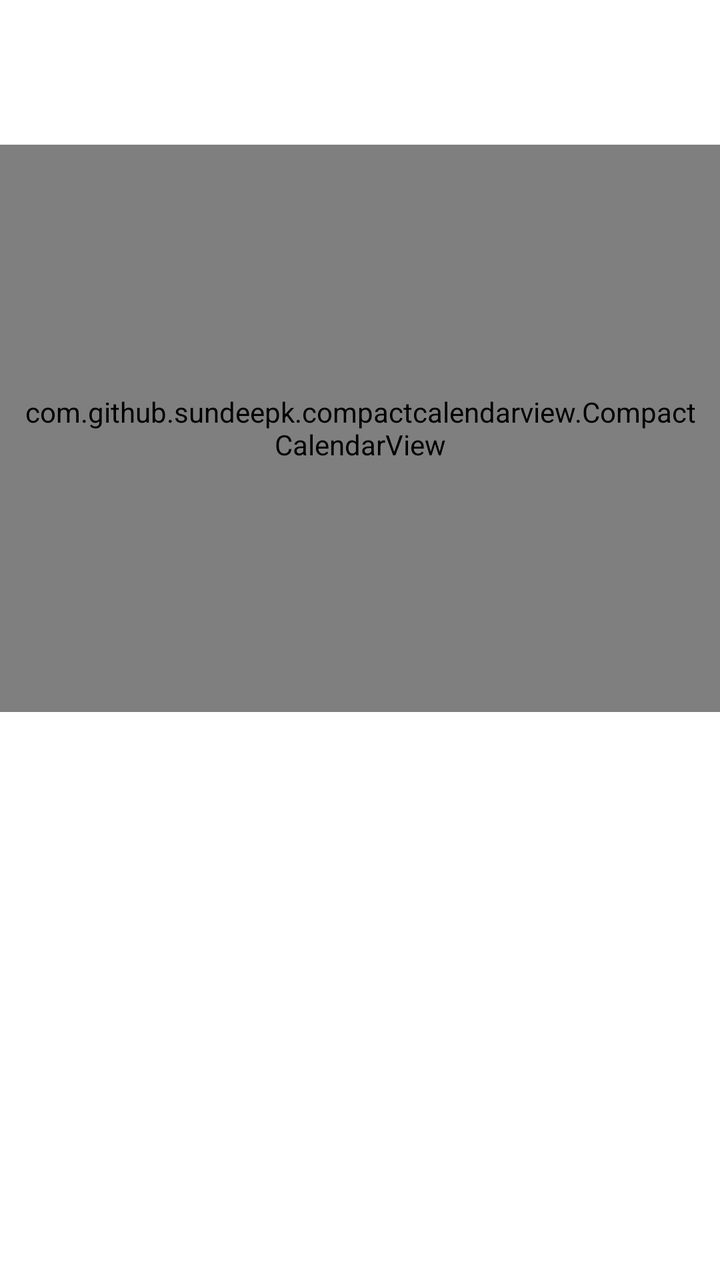
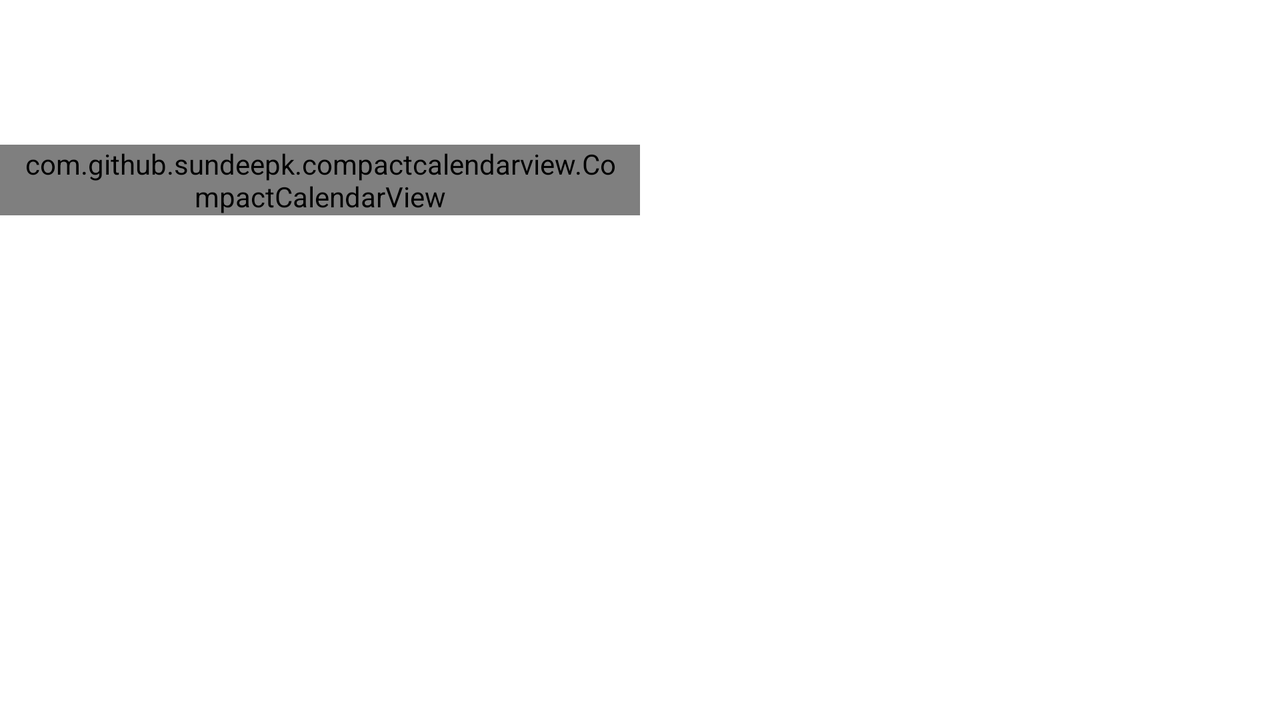

Two renders of one Android screen. The first uses the default layout on a phone; the second uses the alternative layout the repository ships for a different screen configuration, on a matching device. The two XML files are below.
<!-- AndroidManifest.xml: application theme AppTheme -->
<!-- res/layout/calendar.xml -->
<?xml version="1.0" encoding="utf-8"?>
<LinearLayout xmlns:android="http://schemas.android.com/apk/res/android"
    xmlns:tools="http://schemas.android.com/tools"
    android:layout_width="match_parent"
    xmlns:app="http://schemas.android.com/apk/res-auto"
    android:background="@color/White"
    android:layout_height="match_parent"
    android:orientation="vertical"
    tools:context=".Calendar">
    <TextView
        android:id="@+id/tv"
        android:layout_width="match_parent"
        android:layout_height="wrap_content"
        android:background="@color/White"
        android:layout_marginTop="20dp"
        android:layout_marginBottom="20dp"
        android:fontFamily="sans-serif"
        android:gravity="center"
        android:textColor="@color/colorPrimary"
        android:textSize="24sp"
        android:textStyle="bold" />
    <com.github.sundeepk.compactcalendarview.CompactCalendarView
        xmlns:app="http://schemas.android.com/apk/res-auto"
        android:id="@+id/calendar"
        android:layout_width="fill_parent"
        android:paddingRight="10dp"
        android:paddingLeft="10dp"
        android:layout_height="0dp"
        android:layout_weight="4"
        app:compactCalendarTargetHeight="250dp"
        app:compactCalendarTextSize="12sp"
        app:compactCalendarBackgroundColor="@color/White"
        app:compactCalendarTextColor="@color/Black"
        app:compactCalendarCurrentSelectedDayBackgroundColor="@color/colorPrimary"
        app:compactCalendarCurrentDayBackgroundColor="@color/White"
        app:compactCalendarMultiEventIndicatorColor="@color/colorPrimary" />
    <LinearLayout
        android:layout_width="match_parent"
        android:layout_height="0dp"
        android:orientation="vertical"
        android:layout_weight="4">
        <androidx.recyclerview.widget.RecyclerView
            android:id="@+id/list"
            android:layout_width="match_parent"
            android:layout_height="match_parent"/>
    </LinearLayout>
</LinearLayout>
<!-- resources referenced by this layout -->
<resources>
  <color name="Black">#000000</color>
  <color name="White">#FFFFFF</color>
  <color name="colorPrimary">#448AFF</color>
  <style name="AppTheme" parent="Theme.AppCompat.Light.DarkActionBar">
          
          <item name="colorPrimary">@color/colorPrimary</item>
          <item name="colorPrimaryDark">@color/colorPrimaryDark</item>
          <item name="colorAccent">@color/colorAccent</item>
      </style>
  <color name="colorPrimaryDark">#005ecb</color>
  <color name="colorAccent">#03DAC5</color>
</resources>
<!-- res/layout-land/calendar.xml (the repository's variant of the layout above) -->
<!-- drawn on the phone turned sideways -->
<?xml version="1.0" encoding="utf-8"?>
<LinearLayout xmlns:android="http://schemas.android.com/apk/res/android"
    xmlns:tools="http://schemas.android.com/tools"
    android:layout_width="match_parent"
    xmlns:app="http://schemas.android.com/apk/res-auto"
    android:background="@color/White"
    android:layout_height="match_parent"
    android:orientation="horizontal"
    tools:context=".Screens.Calendar">
    <LinearLayout
        android:layout_width="0dp"
        android:orientation="vertical"
        android:layout_weight="4"
        android:layout_height="match_parent">
    <TextView
        android:id="@+id/tv"
        android:layout_width="match_parent"
        android:layout_height="wrap_content"
        android:background="@color/White"
        android:layout_marginTop="20dp"
        android:layout_marginBottom="20dp"
        android:fontFamily="sans-serif"
        android:gravity="center"
        android:textColor="@color/colorPrimary"
        android:textSize="24sp"
        android:textStyle="bold" />
    <com.github.sundeepk.compactcalendarview.CompactCalendarView
        xmlns:app="http://schemas.android.com/apk/res-auto"
        android:id="@+id/calendar"
        android:layout_width="match_parent"
        android:paddingRight="10dp"
        android:paddingLeft="10dp"
        android:layout_height="wrap_content"
        app:compactCalendarTargetHeight="250dp"
        app:compactCalendarTextSize="12sp"
        app:compactCalendarBackgroundColor="@color/White"
        app:compactCalendarTextColor="@color/Black"
        app:compactCalendarCurrentSelectedDayBackgroundColor="@color/colorPrimary"
        app:compactCalendarCurrentDayBackgroundColor="@color/White"
        app:compactCalendarMultiEventIndicatorColor="@color/colorPrimary" />
    </LinearLayout>
    <LinearLayout
        android:layout_width="0dp"
        android:layout_height="match_parent"
        android:orientation="vertical"
        android:layout_weight="4">

        <androidx.recyclerview.widget.RecyclerView
            android:id="@+id/list"
            android:layout_width="match_parent"
            android:layout_height="match_parent" />
    </LinearLayout>
</LinearLayout>
